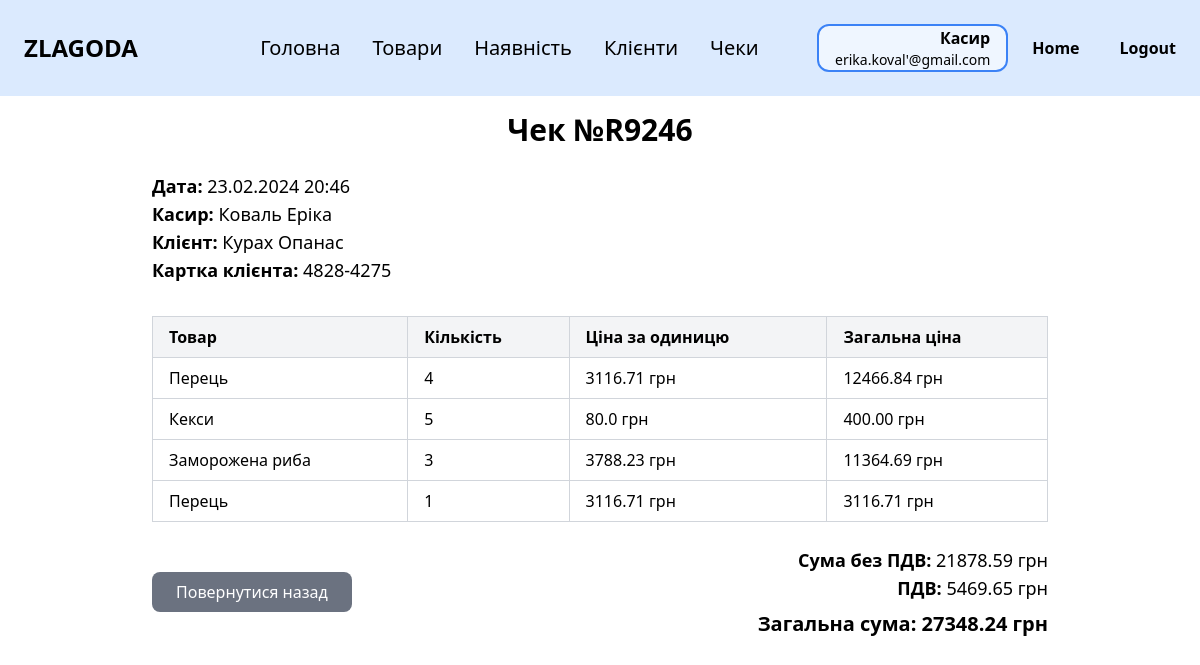
Before: /view_receipt/R9246 (signed in) with the older database file.
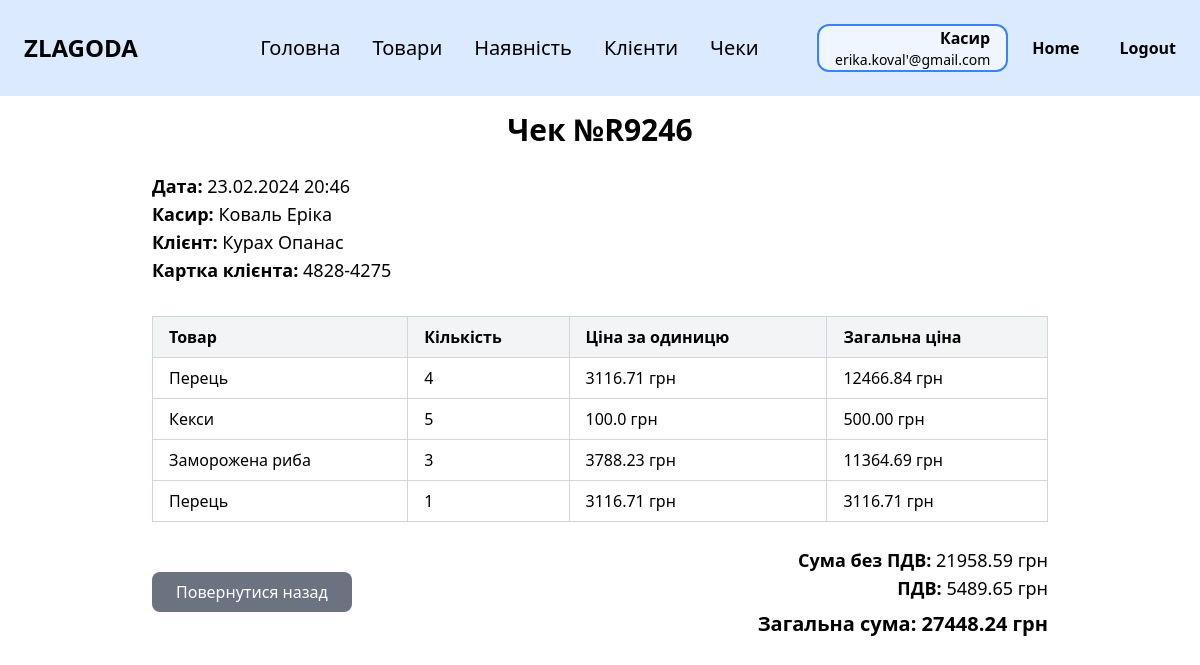
After: the same page with the newer database file.
### zlg_website/models.py (models this page shows, shortened)
class ReceiptItem(db.Model):
    __tablename__ = 'receipt_item'
    id = db.Column(db.Integer, primary_key=True)
    receipt_number = db.Column(db.String(20), db.ForeignKey('receipt.receipt_number'))
    upc = db.Column(db.String(12), db.ForeignKey('store_product.upc'))
    quantity = db.Column(db.Integer)
    receipt = db.relationship('Receipt', backref='items')
    store_product = db.relationship('StoreProduct', backref='receipt_items')

class StoreProduct(db.Model):
    __tablename__ = 'store_product'
    upc = db.Column(db.String(12), primary_key=True)
    price = db.Column(db.Float)
    quantity = db.Column(db.Integer)
    expiration_date = db.Column(db.Date)  # НОВЕ: дата придатності
    is_promotional = db.Column(db.Boolean, default=False)  # Додано поле для акційного статусу
    promo_price = db.Column(db.Float)
    product_id = db.Column(db.Integer, db.ForeignKey('product.id'))
    product = db.relationship('Product', backref='store_items')
    @property
    def calculate_promotional(self):
        """Визначає, чи є товар акційним: якщо термін збігає і кількість велика."""
        soon_expiring = self.expiration_date and self.expiration_date <= datetime.now().date() + timedelta(days=7)
        high_quantity = self.quantity > 30
        return soon_expiring and high_quantity
    @property
    def calculate_promo_price(self):
        """Ціна акційного товару зі знижкою 20%"""
        return round(self.price * 0.8, 2) if self.is_promotional else self.price

class Product(db.Model):
    __tablename__ = 'product'
    id = db.Column(db.Integer, primary_key=True)
    name = db.Column(db.String(100))
    manufacturer = db.Column(db.String(100))
    specifications = db.Column(db.Text)
    category_number = db.Column(db.Integer, db.ForeignKey('category.category_number'))
    category = db.relationship('Category', backref='products')

### zlg_website/views/receipts.py (the view)
@views.route('/view_receipt/<receipt_number>')
@login_required
def view_receipt(receipt_number):
    receipt = Receipt.query.get_or_404(receipt_number)
    return render_template('receipts_items.html', receipt=receipt,
        user=current_user)

### zlg_website/__init__.py (called while the page is built)
def create_app():
    app = Flask(__name__)
    app.config['SECRET_KEY'] = 'zlagoda'
    app.config['SQLALCHEMY_DATABASE_URI'] = f'sqlite:///{os.path.join(app.instance_path, DB_NAME)}'
    db.init_app(app)
    from .views import views
    from .auth import auth
    app.register_blueprint(views, url_prefix='/')
    app.register_blueprint(auth, url_prefix='/')
    from .models import Employee
    with app.app_context():
        if database_is_empty():
            create_database(app)
    login_manager = LoginManager()
    login_manager.login_view = 'auth.login'
    login_manager.init_app(app)
    @login_manager.user_loader
    def load_user(id):
        return Employee.query.get(int(id))
    return app

### zlg_website/models.py (called while the page is built)
    @property
    def total_sum(self):
        return round(sum(item.quantity * item.store_product.price for item in self.items), 2)

    @property
    def vat(self):
        return round(self.total_sum * 0.2, 2)

### zlg_website/templates/receipts_items.html (shortened to what this page needs)
{% extends "base.html" %}
{% block content %}
<div class="py-4 max-w-4xl mx-auto">
    <div class="mb-8">
        <h1 class="text-3xl font-bold text-center mb-6">Чек №{{ receipt.receipt_number }}</h1>
        <div class="flex justify-between items-center mb-4">
            <div>
                <p class="text-lg"><strong>Дата:</strong> {{ receipt.date.strftime('%d.%m.%Y %H:%M') }}</p>
                <p class="text-lg"><strong>Касир:</strong> {{ receipt.employee.last_name }} {{
                    receipt.employee.first_name }}</p>
                {% if receipt.customer_card %}
                <p class="text-lg"><strong>Клієнт:</strong> {{ receipt.customer_card.last_name }} {{
                    receipt.customer_card.first_name }}</p>
                <p class="text-lg"><strong>Картка клієнта:</strong> {{ receipt.customer_card_number }}</p>
                {% endif %}
            </div>
        </div>
    </div>
    <div class="overflow-x-auto mb-6">
        <table class="min-w-full border-collapse border border-gray-300">
            <thead>
            <tr class="bg-gray-100">
                <th class="border border-gray-300 px-4 py-2 text-left">Товар</th>
                <th class="border border-gray-300 px-4 py-2 text-left">Кількість</th>
                <th class="border border-gray-300 px-4 py-2 text-left">Ціна за одиницю</th>
                <th class="border border-gray-300 px-4 py-2 text-left">Загальна ціна</th>
            </tr>
            </thead>
            <tbody>
            {% for item in receipt.items %}
            <tr>
                <td class="border border-gray-300 px-4 py-2">{{ item.store_product.product.name }}</td>
                <td class="border border-gray-300 px-4 py-2">{{ item.quantity }}</td>
                <td class="border border-gray-300 px-4 py-2">{{ item.store_product.price }} грн</td>
                <td class="border border-gray-300 px-4 py-2">{{ "%.2f"|format(item.quantity * item.store_product.price)
                    }} грн
                </td>
            </tr>
            {% endfor %}
            </tbody>
        </table>
    </div>
    <div class="flex justify-between items-center">
        <a href="{{ url_for('views.receipts') }}" class="px-6 py-2 bg-gray-500 text-white rounded-lg hover:bg-gray-600">
            Повернутися назад
        </a>
        <div class="text-right">
            <p class="text-lg"><strong>Сума без ПДВ:</strong> {{ "%.2f"|format(receipt.total_sum - receipt.vat) }}
                грн</p>
            <p class="text-lg"><strong>ПДВ:</strong> {{ "%.2f"|format(receipt.vat) }}
                грн</p>
            <p class="text-xl font-bold mt-2"><strong>Загальна сума:</strong> {{ "%.2f"|format(receipt.total_sum) }}
                грн</p>
        </div>
    </div>
</div>
{% endblock %}

Changed rows visible on the page:
changed through a linked row, ReceiptItem (number 1 of 4 on the later page): receipt.total_sum-receipt.vat "21878.59" → "21958.59"; vat "5469.65" → "5489.65"; total_sum "27348.24" → "27448.24"
changed through a linked row, ReceiptItem "Кекси": store_product.price "80.0" → "100.0"; item.quantity*item.store_product.price "400.00" → "500.00"
